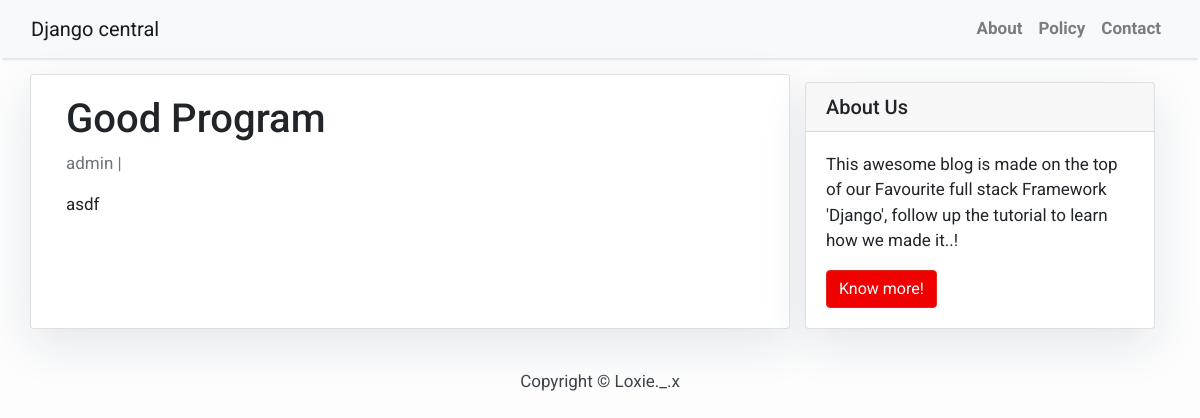
The page /good-program/ on the database its author committed.
### blog_app/models.py (models this page shows, shortened)
class Post(models.Model):
    title = models.CharField(max_length=200, unique=True)
    slug = models.SlugField(unique=True, max_length=100)
    author = models.ForeignKey(User, on_delete=models.CASCADE, related_name='blog_post')
    content = FroalaField()
    publish = models.DateTimeField(auto_now_add=True)
    updated = models.DateTimeField(auto_now= True)
    status = models.IntegerField(choices=status, default=0)
    class Meta:
        ordering = ['-publish']

### blog_app/views.py (the view)
# urls.py: path('<slug:slug>/', views.PostDetail.as_view(), name='post_detail'),
class PostDetail(generic.DetailView):
    model =  Post
    template_name = 'post_detail.html'

### templates/post_detail.html
{% extends 'base.html' %} {% block content %}
<div class="container">
  <div class="row">
    <div class="col-md-8 card mb-4  mt-3 left  top">
      <div class="card-body">
        <h1>{% block title %} {{ object.title }} {% endblock title %}</h1>
        <p class=" text-muted">{{ post.author }} | {{ post.created_on }}</p>
        <p class="card-text ">{{ object.content | safe }}</p>
      </div>
    </div>
    {% block sidebar %} {% include 'sidebar.html' %} {% endblock sidebar %}
  </div>
</div>
{% endblock content %}

### templates/sidebar.html (style rules this page uses)
body { font-family: "Roboto", sans-serif; font-size: 17px; background-color: #fdfdfd; }
.card { box-shadow: 0 16px 48px #E3E7EB; }

### rows shown on the page
Post: title "Good Program", author "admin", content "asdf"
